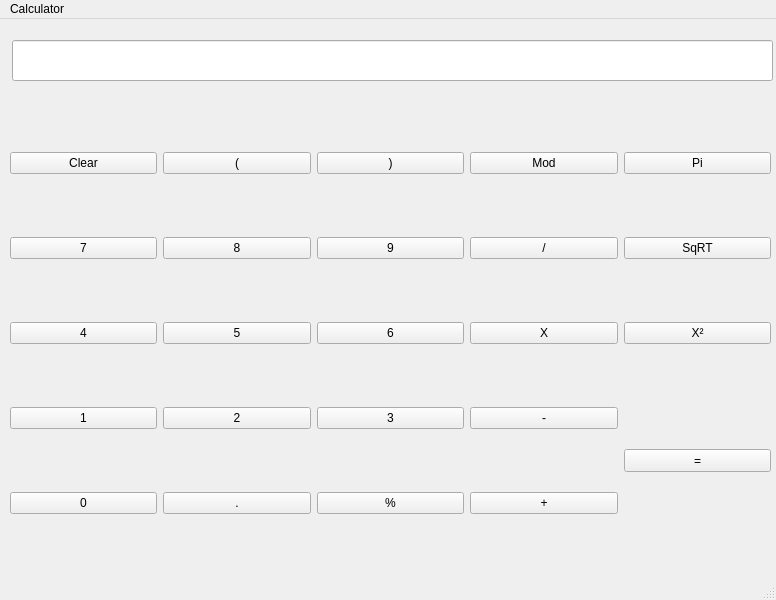
<?xml version="1.0" encoding="UTF-8"?>
<ui version="4.0">
 <class>MainWindow</class>
 <widget class="QMainWindow" name="MainWindow">
  <property name="geometry">
   <rect>
    <x>0</x>
    <y>0</y>
    <width>776</width>
    <height>600</height>
   </rect>
  </property>
  <property name="windowTitle">
   <string>MainWindow</string>
  </property>
  <widget class="QWidget" name="centralwidget">
   <widget class="QLineEdit" name="display">
    <property name="geometry">
     <rect>
      <x>12</x>
      <y>21</y>
      <width>761</width>
      <height>41</height>
     </rect>
    </property>
    <property name="layoutDirection">
     <enum>Qt::LayoutDirection::RightToLeft</enum>
    </property>
   </widget>
   <widget class="QWidget" name="layoutWidget">
    <property name="geometry">
     <rect>
      <x>10</x>
      <y>76</y>
      <width>761</width>
      <height>481</height>
     </rect>
    </property>
    <layout class="QGridLayout" name="gridLayout">
     <item row="2" column="4">
      <widget class="QPushButton" name="pushButton_squared">
       <property name="text">
        <string>X²</string>
       </property>
      </widget>
     </item>
     <item row="2" column="3">
      <widget class="QPushButton" name="pushButton_multi">
       <property name="text">
        <string>X</string>
       </property>
      </widget>
     </item>
     <item row="1" column="1">
      <widget class="QPushButton" name="pushButton_10">
       <property name="text">
        <string>8</string>
       </property>
      </widget>
     </item>
     <item row="3" column="3">
      <widget class="QPushButton" name="pushButton_sub">
       <property name="text">
        <string>-</string>
       </property>
      </widget>
     </item>
     <item row="1" column="2">
      <widget class="QPushButton" name="pushButton_11">
       <property name="text">
        <string>9</string>
       </property>
      </widget>
     </item>
     <item row="3" column="0">
      <widget class="QPushButton" name="pushButton_7">
       <property name="text">
        <string>1</string>
       </property>
      </widget>
     </item>
     <item row="4" column="0">
      <widget class="QPushButton" name="pushButton_2">
       <property name="text">
        <string>0</string>
       </property>
      </widget>
     </item>
     <item row="1" column="0">
      <widget class="QPushButton" name="pushButton_9">
       <property name="text">
        <string>7</string>
       </property>
      </widget>
     </item>
     <item row="2" column="0">
      <widget class="QPushButton" name="pushButton_8">
       <property name="text">
        <string>4</string>
       </property>
      </widget>
     </item>
     <item row="3" column="1">
      <widget class="QPushButton" name="pushButton_18">
       <property name="text">
        <string>2</string>
       </property>
      </widget>
     </item>
     <item row="3" column="2">
      <widget class="QPushButton" name="pushButton_19">
       <property name="text">
        <string>3</string>
       </property>
      </widget>
     </item>
     <item row="4" column="3">
      <widget class="QPushButton" name="pushButton_add">
       <property name="text">
        <string>+</string>
       </property>
      </widget>
     </item>
     <item row="0" column="2">
      <widget class="QPushButton" name="pushButton_rghtPar">
       <property name="text">
        <string>)</string>
       </property>
      </widget>
     </item>
     <item row="4" column="2">
      <widget class="QPushButton" name="pushButton_percent">
       <property name="text">
        <string>%</string>
       </property>
      </widget>
     </item>
     <item row="0" column="0">
      <widget class="QPushButton" name="pushButton_clear">
       <property name="text">
        <string>Clear</string>
       </property>
      </widget>
     </item>
     <item row="0" column="4">
      <widget class="QPushButton" name="pushButton_pi">
       <property name="text">
        <string>Pi</string>
       </property>
      </widget>
     </item>
     <item row="3" column="4" rowspan="2">
      <widget class="QPushButton" name="pushButton_eq">
       <property name="minimumSize">
        <size>
         <width>0</width>
         <height>23</height>
        </size>
       </property>
       <property name="text">
        <string>=</string>
       </property>
      </widget>
     </item>
     <item row="2" column="2">
      <widget class="QPushButton" name="pushButton_15">
       <property name="text">
        <string>6</string>
       </property>
      </widget>
     </item>
     <item row="2" column="1">
      <widget class="QPushButton" name="pushButton_14">
       <property name="text">
        <string>5</string>
       </property>
      </widget>
     </item>
     <item row="1" column="4">
      <widget class="QPushButton" name="pushButton_sqrt">
       <property name="text">
        <string>SqRT</string>
       </property>
      </widget>
     </item>
     <item row="4" column="1">
      <widget class="QPushButton" name="pushButton_decimal">
       <property name="text">
        <string>.</string>
       </property>
      </widget>
     </item>
     <item row="1" column="3">
      <widget class="QPushButton" name="pushButton_div">
       <property name="text">
        <string>/</string>
       </property>
      </widget>
     </item>
     <item row="0" column="1">
      <widget class="QPushButton" name="pushButton_lftPar">
       <property name="text">
        <string>(</string>
       </property>
      </widget>
     </item>
     <item row="0" column="3">
      <widget class="QPushButton" name="pushButton_modulo">
       <property name="text">
        <string>Mod</string>
       </property>
      </widget>
     </item>
    </layout>
   </widget>
  </widget>
  <widget class="QMenuBar" name="menubar">
   <property name="geometry">
    <rect>
     <x>0</x>
     <y>0</y>
     <width>776</width>
     <height>20</height>
    </rect>
   </property>
   <widget class="QMenu" name="menuCalculator">
    <property name="title">
     <string>Calculator</string>
    </property>
   </widget>
   <addaction name="menuCalculator"/>
  </widget>
  <widget class="QStatusBar" name="statusbar"/>
 </widget>
 <resources/>
 <connections/>
</ui>
